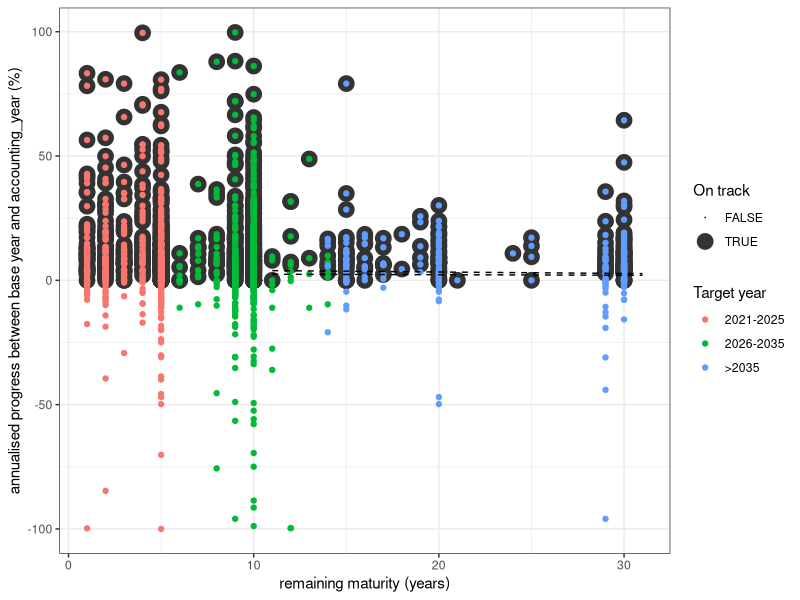
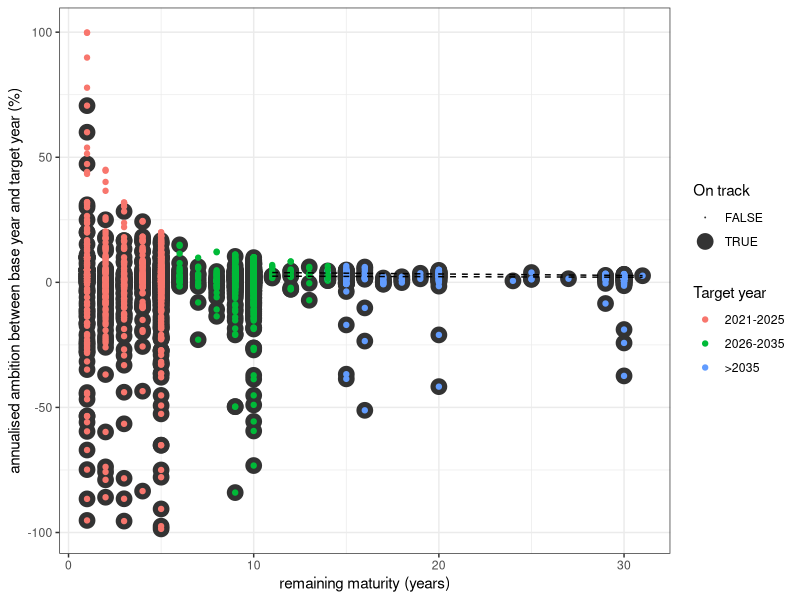
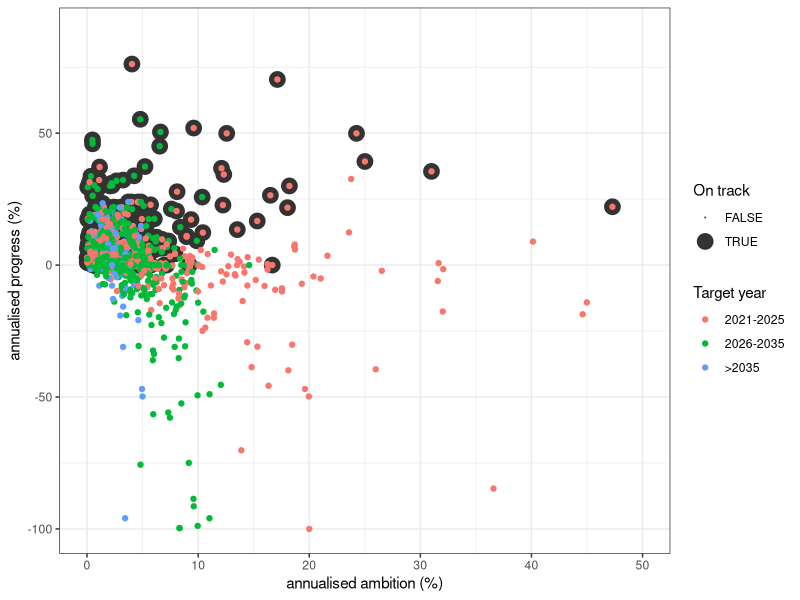
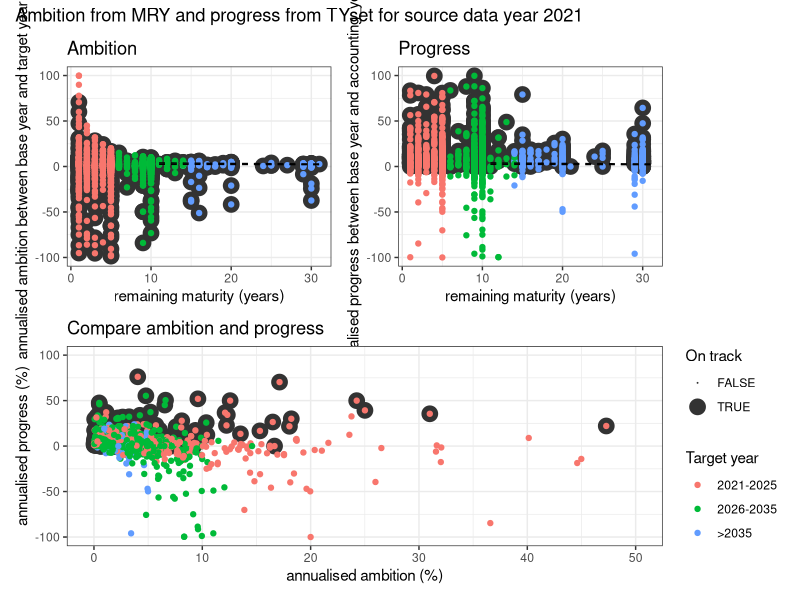
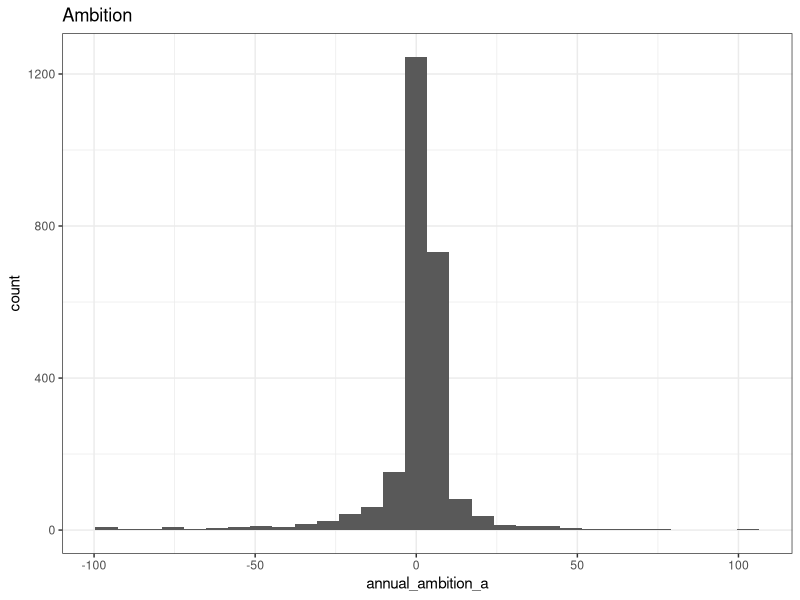
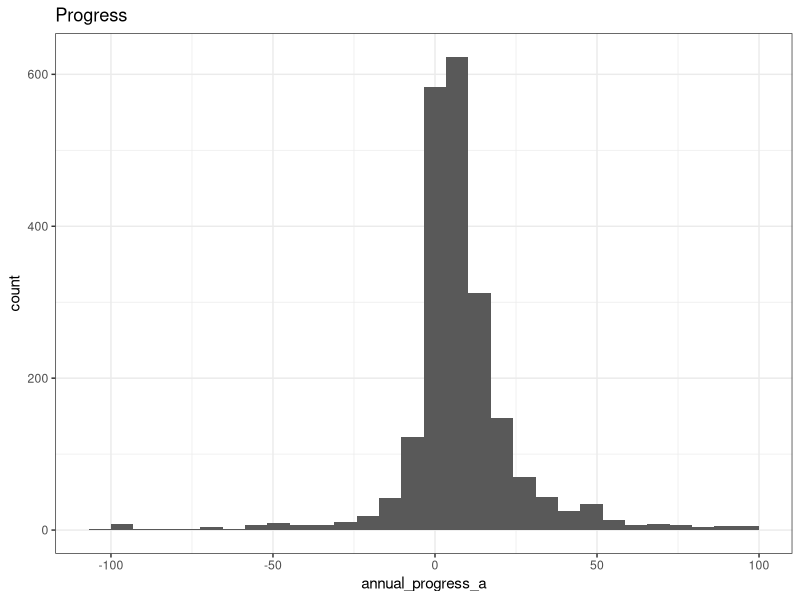
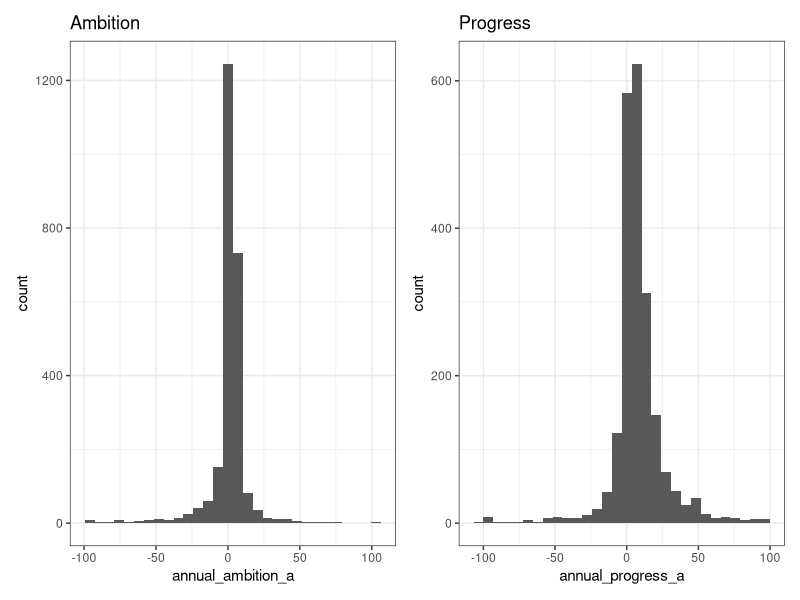
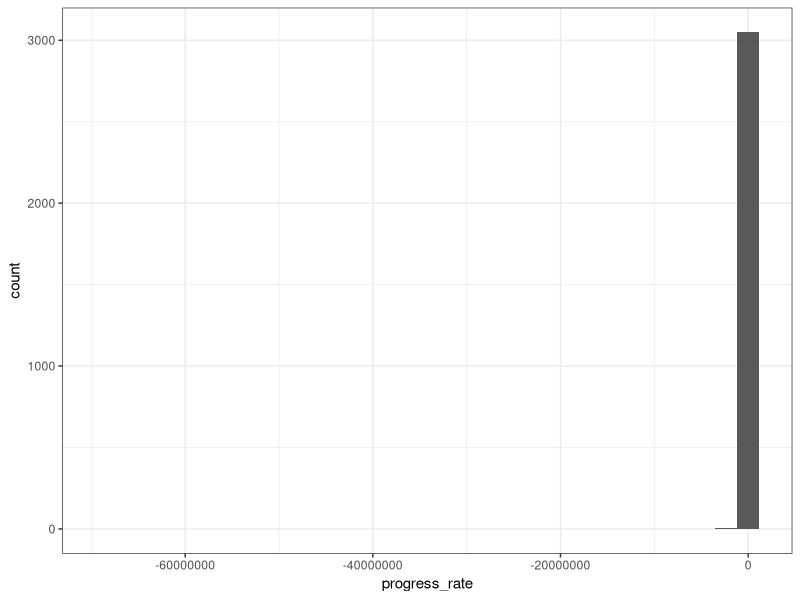

These charts were generated, in order, by the following R code:
library(stringr)
library(readxl)
library(dplyr)
library(tidyverse)
library(data.table)
library(patchwork)

options(scipen = 100)

#SETTNGS
choice_data_source = "response" # response or processed
choice_data_source_year = 2021
choice_ambition = "MRY" # from "BY" or "MRY"
choice_progress = "TYset" # relative to "BY" or "TYset"

# read in data (response or processed)
# RESPONSE DATA
data_response_original <- NA
data_response <- NA
if (choice_data_source_year == 2021)
{ data_response_original <- read_excel('data/CDP/input/CDP_CCTD_2021_abs_ER_public.xlsx', sheet = "Absolute ER")
data_response <- select(data_response_original, account_id, incorporation_country, `Target reference number`,
                        `Base year emissions (100% of scope)`, `Base year emissions (100% of scope, excl. scope 3)`, `Base year`,
                        `MRY emissions (100% of scope)`, `MRY emissions (100% of scope, excl. scope 3)`, accounting_year,
                        `Targeted reduction from base year (%)`, `Target year`, `Year target was set`) %>%
  mutate(source_year = choice_data_source_year)
} else if (choice_data_source_year == 2020) 
{      data_response_original <- read_excel('data/CDP/input/CDP_CCTD_2020_abs_ER_public.xlsx', sheet = "Absolute ER")
data_response <- select(data_response_original, account_id, incorporation_country, `Target reference number`,
                        `Base year emissions (100% of scope)`, `Base year emissions (100% of scope, excl. scope 3)`, `Base year`,
                        `MRY emissions (100% of scope)`, `MRY emissions (100% of scope, excl. scope 3)`, `Most recent accounting year`,
                        `Targeted reduction from base year (%)`, `Target year`, `Year target was set`) %>%
  mutate(source_year = choice_data_source_year) %>%
  rename(accounting_year=`Most recent accounting year`)
} else if (choice_data_source_year == 2018) 
{      data_response_original <- read_excel('data/CDP/input/CDP_CCTD_2018_abs_ER_public.xlsx', sheet = "absolute")
data_response <- select(data_response_original, account_id, incorporation_country, `Target reference number`,
                        `Base year emissions (100% of scope)`, `Base year emissions (100% of scope, excl. scope 3)`, `Base year`,
                        `MRY emissions (100% of scope)`, `MRY emissions (100% of scope, excl. scope 3)`, `Most recent accounting year`,
                        `% reduction from base year`, `Target year`) %>%
                 mutate(source_year = choice_data_source_year) %>%
                 rename(accounting_year=`Most recent accounting year`, 
                        `Targeted reduction from base year (%)`=`% reduction from base year`, `Year target was set`)
}
nrow(data_response)

# PROCESSED DATA (CAAT)
data_CAAT <- read.table('data/CDP/output/data_CAAT.csv', sep=";", header = TRUE)
nrow(data_CAAT)
data_processed <- mutate(data_CAAT, selection=ifelse(is.na(`Target.Year.2`), 1, 2),
                             `Target year`=ifelse(selection==1, `Target.Year.1`, `Target.Year.2`),
                             `Targeted reduction from base year (%)`=ifelse(selection==1, `Target.Year.1.Scope.1.emissions.reduction..perc.`, `Target.Year.2.Scope.1.emissions.reduction..perc.`))
data_processed <- mutate(data_processed, account_id=`Actor.name`,
                                                 `Base year emissions (100% of scope)`=NA, 
                                                 `Base year emissions (100% of scope, excl. scope 3)`=`BY.Scope.1.emissions..tCO2e.`+`BY.Scope.2.emissions..tCO2e.`,
                                                 `Base year`=`Base.Year`,
                                                 `MRY emissions (100% of scope)`=NA, 
                                                 `MRY emissions (100% of scope, excl. scope 3)`=`MRY.Scope.1.emissions..tCO2e.`+`MRY.Scope.2.emissions..tCO2e.`, 
                                                 `accounting_year`=`MRY.Year`) %>%
                     select(account_id, 
                            `Base year emissions (100% of scope)`, `Base year emissions (100% of scope, excl. scope 3)`, `Base year`,
                            `MRY emissions (100% of scope)`, `MRY emissions (100% of scope, excl. scope 3)`, `accounting_year`,
                            `Targeted reduction from base year (%)`, `Target year`)
nrow(data_processed)


if (choice_data_source=="response") {data=data_response} else {data=data_response}

   
data_progress <-  group_by(data, account_id, `Target reference number`) %>%
                  rename(BY=`Base year`,
                         MRY=`accounting_year`,
                         TR=`Targeted reduction from base year (%)`, TY=`Target year`,
                         TYset=`Year target was set`) %>%
                  mutate(BY_EM=ifelse(is.na(`Base year emissions (100% of scope, excl. scope 3)`), `Base year emissions (100% of scope)`, `Base year emissions (100% of scope, excl. scope 3)`),
                         MRY_EM=ifelse(is.na(`MRY emissions (100% of scope, excl. scope 3)`), `MRY emissions (100% of scope)`, `MRY emissions (100% of scope, excl. scope 3)`),
                         TYSet=max(TYset, BY), 
                         TYset_EM=ifelse(TYset==BY, BY_EM, ifelse(TYset>MRY, MRY_EM, ifelse(BY_EM>0 & MRY_EM>0, BY_EM+((TYset-BY)/(MRY-BY))*(MRY_EM-BY_EM), NA)))) %>%
                  filter(!is.na(BY_EM), !(BY_EM=="private_response"), 
                         !is.na(MRY_EM), MRY_EM>0, !(MRY_EM=="private_response"), 
                         !is.na(TR), 
                         !is.na(TY)) %>%
                  select(-`Base year emissions (100% of scope)`, -`Base year emissions (100% of scope, excl. scope 3)`,
                         -`MRY emissions (100% of scope)`, -`MRY emissions (100% of scope, excl. scope 3)`)
nrow(data_progress)
data_progress$BY_EM <- as.numeric(data_progress$BY_EM)
data_progress$MRY_EM <- as.numeric(data_progress$MRY_EM)
data_progress$TYset_EM <- as.numeric(data_progress$TYset_EM)

min(data_progress$TY, na.rm=TRUE)
max(data_progress$TY, na.rm=TRUE)
tst <- filter(data_progress, TY>2030)

# calculate progress rate and target completed
data_progress <- group_by(data_progress, account_id, `Target reference number`) %>%
                  mutate(TY_EM=(1-TR/100)*BY_EM,
                  reduction_achieved=BY_EM-MRY_EM,
                  Timelapsed=(MRY-BY)/(TY-BY),
                  reduction_required=BY_EM*(TR/100)*Timelapsed,
                  reduction_achieved=BY_EM-MRY_EM,
                  on_track=ifelse(reduction_achieved>=reduction_required, TRUE, FALSE),
                  target_year_group=ifelse(TY<=2020, 0, ifelse(TY<=2025, 1, ifelse(TY<2035, 2, 3))),
                  target_completed=100*(TY_EM/MRY_EM-1),
                  progress_rate=100*(reduction_achieved/reduction_required),
                  maturity=ifelse(TY-BY>=0, TY-BY, NA),
                  maturity_passed=ifelse(MRY-BY>=0, MRY-BY, 0),
                  maturity_remaining=ifelse(TY-MRY>=0, TY-MRY, 0),
                        
                  annual_ambition_MRY=ifelse(maturity_remaining>0 & MRY_EM>0 & TY_EM>0,-100*((TY_EM/MRY_EM)^(1/(TY-MRY))-1), NA),
                  annual_ambition_BY=ifelse(maturity_remaining>=0 & BY_EM>0 & TY_EM>0,-100*((TY_EM/BY_EM)^(1/(TY-BY))-1), NA),
                  annual_ambition=ifelse(choice_ambition=="BY", annual_ambition_BY, annual_ambition_MRY), 
                                       
                  annual_progress=ifelse(maturity_passed>0 & BY_EM>0 & MRY_EM>0,-100*((MRY_EM/BY_EM)^(1/(MRY-BY))-1), NA),
                        
                  annual_ambition_MRY_a=ifelse(maturity_remaining>=0 & MRY_EM>0 & TY_EM>0,-100*((1/(TY-MRY))*((TY_EM-MRY_EM)/MRY_EM)), NA),
                  annual_ambition_BY_a=ifelse(maturity_remaining>=0 & BY_EM>0 & TY_EM>0,-100*((1/(TY-BY))*((TY_EM-BY_EM)/BY_EM)), NA),
                  annual_ambition_a=ifelse(choice_ambition=="BY", annual_ambition_BY_a, annual_ambition_MRY_a),
                                       
                  annual_progress_BY_a=ifelse(maturity_passed>0 & BY_EM>0 & MRY_EM>0,-100*((1/(MRY-BY))*((MRY_EM-BY_EM)/BY_EM)), NA),
                  annual_progress_TYset_a=ifelse(maturity_passed>0 & BY_EM>0 & MRY_EM>0, -100*((1/(MRY-TYset))*((MRY_EM-TYset_EM)/TYset_EM)), NA),
                  annual_progress_a=ifelse(choice_progress=="BY", annual_progress_BY_a, annual_progress_TYset_a)
                        )
data_progress$target_year_group <- factor(data_progress$target_year_group, levels=c('0', '1', '2', '3'))
nrow(data_progress)
write.table(data_progress, paste0('data/data_progress_', choice_data_source_year, '.csv'), sep=";", row.names = F)

TwoC_annual = 27/(2030-2019)
OneAndAHalfC_annual = 43/(2030-2019)
Potential_annual = 50/(2030-2019)

TwoC_annual_path <- data.frame(year=c(2030-2019, 2040-2019, 2050-2019), annual_reduction=c(27/(2030-2019), 47/(2040-2019), 63/(2050-2019)))
OneAndAHalfC_annual_path <- data.frame(year=c(2030-2019, 2040-2019, 2050-2019), annual_reduction=c(43/(2030-2019), 69/(2040-2019), 84/(2050-2019)))

stats_ambition_progress <- ungroup(data_progress) %>%
                                                    summarise(number_of_targets = n(),
                                                    number_of_companies = n_distinct(account_id),
                                                    data_source_year=choice_data_source_year,
                                                    ambition_2C=100*sum(annual_ambition_a>TwoC_annual, na.rm=TRUE)/n(),
                                                    ambition_1_5C=100*sum(annual_ambition_a>OneAndAHalfC_annual, na.rm=TRUE)/n(),
                                                    on_track=100*sum(on_track==TRUE, na.rm=TRUE)/n())

#---------------------------------

# PLOT PROGRESS, AMBITION
d_ambition_progress=filter(data_progress, target_year_group%in%c('1', '2', '3'))
progress_TY_labels=c("2021-2025", "2026-2035", ">2035")
nrow(d_ambition_progress)

# 1. PLOT Maturity against annual progress
g_maturity_progress <- ggplot(data=filter(d_ambition_progress, maturity_remaining>0, maturity_remaining<40, annual_progress_a>-100, annual_progress_a<100),
                              aes(x=maturity_remaining, y=annual_progress_a)) +
  geom_point(aes(size=on_track), colour="grey20") +
  geom_point(aes(colour=target_year_group)) +
  #geom_hline(yintercept=TwoC_annual, colour="black", linetype="dashed", size=1) +
  #geom_hline(yintercept=OneAndAHalfC_annual, colour="black", linetype="dashed", size=1) +
  #geom_hline(yintercept=Potential_annual, colour="black", linetype="dashed", size=1) +
  geom_line(data=TwoC_annual_path, aes(x=year, y=annual_reduction), linetype="dashed") +
  geom_line(data=OneAndAHalfC_annual_path, aes(x=year, y=annual_reduction), linetype="dashed") +
  scale_colour_discrete(name="Target year", labels=progress_TY_labels) +
  scale_size_manual(name="On track", values=c("TRUE"=5, "FALSE"=0.0)) +
  xlab("remaining maturity (years)") +
  ylab("annualised progress between base year and accounting_year (%)") +
  #xlim(0, 40) +
  #ylim(-100, 100) +
  theme_bw()
plot(g_maturity_progress)

# 2. PLOT Maturity against annual ambition
g_maturity_ambition <- ggplot(data=filter(d_ambition_progress, maturity_remaining>0, maturity_remaining<40, annual_ambition_a>-100, annual_ambition_a<100),
                              aes(x=maturity_remaining, y=annual_ambition_a)) +
  geom_point(aes(size=on_track), colour="grey20") +
  geom_point(aes(colour=target_year_group)) +
  #geom_hline(yintercept=TwoC_annual, colour="black", linetype="dashed", size=1) +
  #geom_hline(yintercept=OneAndAHalfC_annual, colour="black", linetype="dashed", size=1) +
  #geom_hline(yintercept=Potential_annual, colour="black", linetype="dashed", size=1) +
  geom_line(data=TwoC_annual_path, aes(x=year, y=annual_reduction), linetype="dashed") +
  geom_line(data=OneAndAHalfC_annual_path, aes(x=year, y=annual_reduction), linetype="dashed") +
  scale_colour_discrete(name="Target year", labels=progress_TY_labels) +
  scale_size_manual(name="On track", values=c("TRUE"=5, "FALSE"=0.0)) +
  xlab("remaining maturity (years)") +
  ylab("annualised ambition between base year and target year (%)") +
  #xlim(0, 40) +
  #ylim(-30, 0) +
  theme_bw()
plot(g_maturity_ambition)

# 3. PLOT annual ambition against annual progress
TwoC_progress = data.frame(annual_ambition_a=TwoC_annual, annual_progress_a=TwoC_annual, temperature="2 °C")
OneAndAHalfC_progress = data.frame(annual_ambition_a=OneAndAHalfC_annual, annual_progress_a=OneAndAHalfC_annual, temperature="1.5 °C")
g_ambition_progress <- ggplot(data=filter(d_ambition_progress, annual_ambition_a>-100, annual_ambition_a<100, annual_progress_a>-100, annual_progress_a<100),
                              aes(x=annual_ambition_a, y=annual_progress_a)) +
  geom_point(aes(size=on_track), colour="grey20") +
  geom_point(aes(colour=target_year_group)) +
  #geom_point(data=TwoC_progress, aes(x=annual_ambition_a, y=annual_progress_a, shape=temperature), colour="yellow", size=4) +
  #geom_point(data=OneAndAHalfC_progress, aes(x=annual_ambition_a, y=annual_progress_a, shape=temperature), colour="yellow", size=4) +
  #geom_vline(xintercept=TwoC_annual, colour="black", linetype="dashed", size=1) +
  #geom_vline(xintercept=OneAndAHalfC_annual, colour="black", linetype="dashed", size=1) +
  #geom_vline(xintercept=Potential_annual, colour="black", linetype="dashed", size=1) +
  scale_colour_discrete(name="Target year", labels=progress_TY_labels) +
  scale_size_manual(name="On track", values=c("TRUE"=5, "FALSE"=0.0)) +
  scale_shape_manual(name="Paris goals (2019-2030)", values=c(15, 17)) +
  xlab("annualised ambition (%)") +
  ylab("annualised progress (%)") +
  xlim(0, 50) +
  #ylim(-100, 100) +
  theme_bw()
plot(g_ambition_progress)

layout <- "
AABB
CCC#
"


layout <- c(
  area(1,1,2,4),
  area(1,3,2,4),
  area(3,1,4,3)
)
g_total <- ((g_maturity_ambition + theme(legend.position = "none") + ggtitle("Ambition")) + 
           (g_maturity_progress + theme(legend.position = "none") +  ggtitle("Progress"))) /
           ((g_ambition_progress + ggtitle("Compare ambition and progress")))  +
           #plot_layout(design=layout) #+
           plot_annotation(paste0("Ambition from ", choice_ambition, " and progress from ", choice_progress, " for source data year ", choice_data_source_year)) &
           ylim(-100, 100)
plot(g_total)
#jpeg(paste0("graphs/ambition_progress_", choice_data_source_year, ".jpg"))
#print(g_total)
#dev.off()
ggsave(paste0("graphs/ambition_from_", choice_ambition, "_progress_from_", choice_progress, "_", choice_data_source_year, ".jpg"), 
              g_total, scale=2)

#---------------------------------
#TRY ALTERNATIVE PROGRESS AND AMBITION

# plot histogram annual ambitions
d_annual_ambition=filter(data_progress, annual_ambition_a>-100, annual_ambition_a<100)
g_annual_ambition <- ggplot(data=d_annual_ambition) +
  geom_histogram(aes(x=annual_ambition_a)) +
  theme_bw() +
  ggtitle("Ambition")
plot(g_annual_ambition)

# plot histogram annual progress
d_annual_progress=filter(data_progress, annual_progress_a>-100, annual_progress_a<100)
g_annual_progress <- ggplot(data=d_annual_progress) +
  geom_histogram(aes(x=annual_progress_a)) +
  theme_bw() +
  ggtitle("Progress")
plot(g_annual_progress)

g_ambition_progress = g_annual_ambition + g_annual_progress
plot(g_ambition_progress)
ggsave(paste0("graphs/hist_ambition_progress_", choice_data_source_year, ".jpg"), g_ambition_progress)

# plot histogram progress rate
g_progress_rate <- ggplot(data=data_progress) +
  geom_histogram(aes(x=progress_rate)) +
  theme_bw()
plot(g_progress_rate)

# plot histogram target_completed
g_target_completed <- ggplot(data=data_progress) +
  geom_histogram(aes(x=target_completed)) +
  theme_bw()
plot(g_target_completed)

# plot histogram progress rate
g_progress_rate_annual <- ggplot(data=data_progress) +
  geom_histogram(aes(x=annual_progress)) +
  theme_bw()
plot(g_progress_rate_annual)

# plot histogram target_completed
g_ambition_annual <- ggplot(data=data_progress) +
  geom_histogram(aes(x=annual_ambition)) +
  theme_bw()
plot(g_ambition_annual)

d_progress=filter(data_progress, target_year_group%in%c('0', '1', '2', '3'))
progress_TY_labels=c("<=2020", "2021-2025", "2026-2035", ">2035")
nrow(d_progress)
g_progress <- ggplot(data=d_progress) +
  geom_point(aes(x=target_completed, y=progress_rate, colour=target_year_group, shape=target_year_group)) +
  geom_smooth(aes(x=target_completed, y=progress_rate)) +
  scale_colour_discrete(name="Target year", labels=progress_TY_labels) +
  scale_shape_discrete(name="Target year", labels=progress_TY_labels) +
  xlim(-100, 25) +
  ylim(-400,400) +
  theme_bw()
plot(g_progress)

# CHANGE
d_progress_annual=filter(data_progress, target_year_group%in%c('1', '2', '3'))
progress_TY_labels=c("2021-2025", "2026-2035", ">2035")
nrow(d_progress_annual)
g_progress_annual <- ggplot(data=d_progress_annual) +
  geom_point(aes(x=annual_ambition, y=annual_progress, colour=target_year_group, shape=target_year_group)) +
  geom_smooth(aes(x=annual_ambition, y=annual_progress)) +
  scale_colour_discrete(name="Target year", labels=progress_TY_labels) +
  scale_shape_discrete(name="Target year", labels=progress_TY_labels) +
  xlim(0, 1) +
  ylim(0, 1) +
  theme_bw()
plot(g_progress_annual)

#--------------------------------

# COMPARE TO LAST YEARS DATA
#data_progress_DDL <- read.csv('data/companies_progress_tracking_2021_DDL.csv', sep=",", header=TRUE, encoding = "UTF-8") 
data_progress_DDL <- fread('data/companies_progress_tracking_2021_DDL_semicolumn.csv', sep=";", header=TRUE) 
data_progress_DDL <- as.data.frame(data_progress_DDL) %>%
                     mutate(target_completed=gsub('\\%', '', `Target emission change rate vs 2019`), 
                            progress_rate=gsub('\\%', '', `Pro-rated achievement rate (BY-TY)`))
data_progress_DDL$target_completed <- as.numeric(data_progress_DDL$target_completed)
data_progress_DDL$progress_rate <- as.numeric(data_progress_DDL$progress_rate)
nrow(data_progress_DDL)
g_progress_DDL <- ggplot(data=data_progress_DDL) +
                  geom_point(aes(x=target_completed, y=progress_rate)) +
                  geom_smooth(aes(x=target_completed, y=progress_rate)) +
                  xlim(-100, 25) +
                  ylim(-400,400) +
                  theme_bw()
plot(g_progress_DDL)
